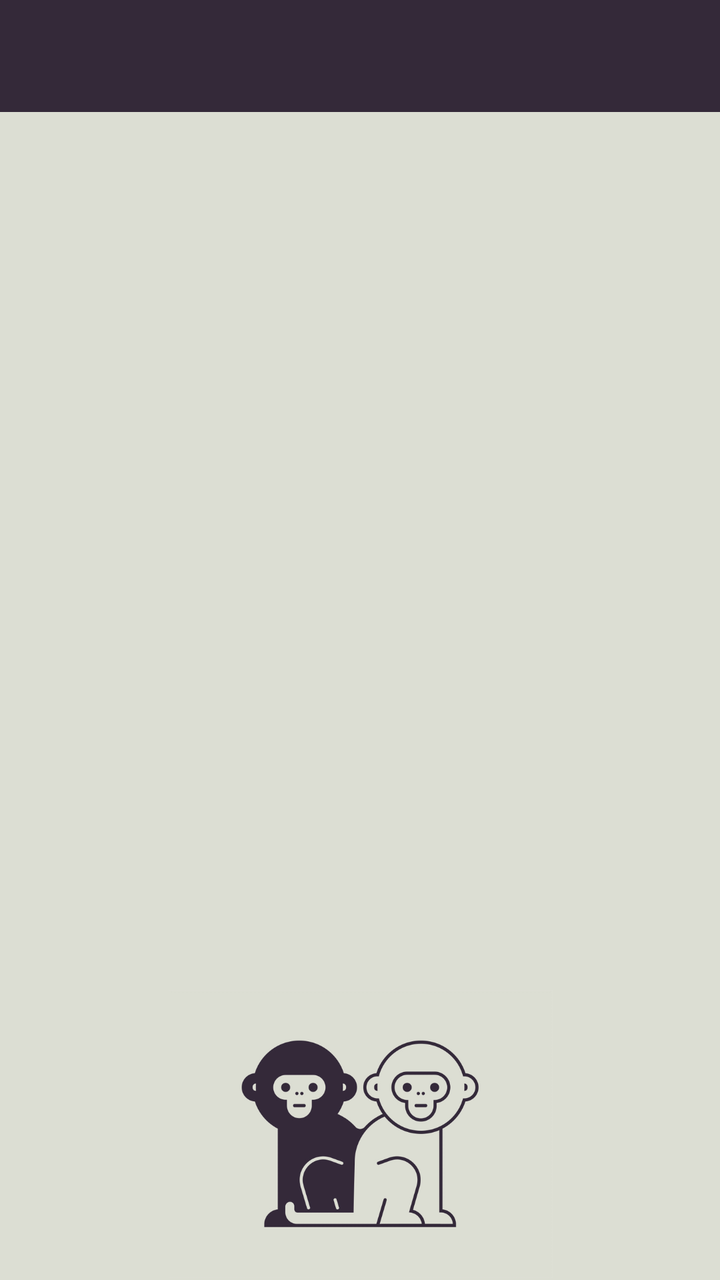
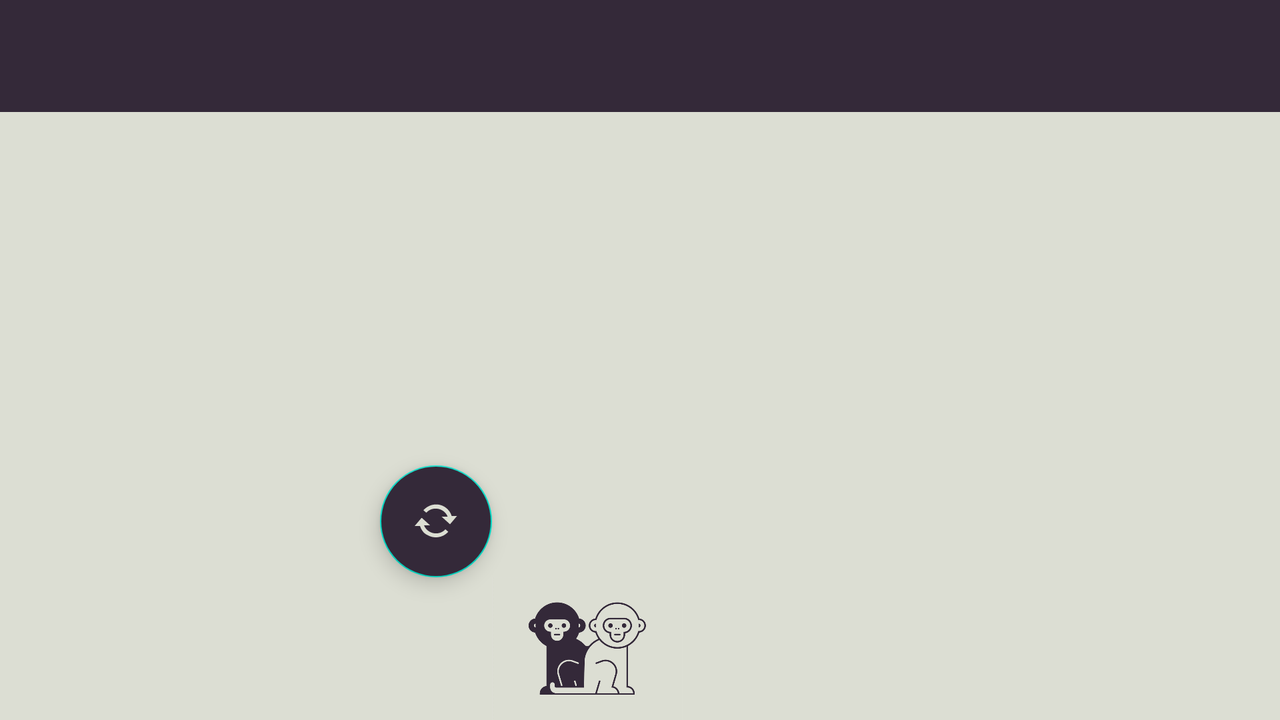

Compare how this app lays out the same screen by default and in its alternative resource folder. The renders come first, then the two layout files and the values they reference.
<!-- AndroidManifest.xml: application theme Theme.RambaZamba -->
<!-- res/layout/activity_main.xml -->
<?xml version="1.0" encoding="utf-8"?>
<androidx.constraintlayout.widget.ConstraintLayout xmlns:android="http://schemas.android.com/apk/res/android"
    xmlns:app="http://schemas.android.com/apk/res-auto"
    xmlns:tools="http://schemas.android.com/tools"
    android:layout_width="match_parent"
    android:layout_height="match_parent"
    android:background="@color/background"
    tools:context=".MainActivity">

    <ImageView
        android:id="@+id/imageView2"
        android:layout_width="241dp"
        android:layout_height="144dp"
        android:layout_marginBottom="1dp"
        app:layout_constraintBottom_toBottomOf="parent"
        app:layout_constraintEnd_toEndOf="parent"
        app:layout_constraintStart_toStartOf="parent"
        app:srcCompat="@drawable/monkeys" />

    <TextView
        android:id="@+id/TextViewActivity"
        android:layout_width="wrap_content"
        android:layout_height="wrap_content"
        android:layout_marginTop="231dp"
        android:textAlignment="center"
        android:textSize="35sp"
        app:layout_constraintEnd_toEndOf="parent"
        app:layout_constraintStart_toStartOf="parent"
        app:layout_constraintTop_toTopOf="parent" />

    <com.google.android.material.floatingactionbutton.FloatingActionButton
        android:id="@+id/generateActivityButton"
        android:layout_width="wrap_content"
        android:layout_height="wrap_content"
        android:layout_marginStart="85dp"
        android:backgroundTint="@color/secondMainColor"
        android:clickable="true"
        android:onClick="generateActivityButton"
        android:tint="@color/secondMainColor"
        android:tintMode="src_atop"
        app:layout_constraintBottom_toBottomOf="@+id/addFavoriteButton"
        app:layout_constraintStart_toStartOf="parent"
        app:layout_constraintTop_toTopOf="@+id/addFavoriteButton"
        app:srcCompat="@android:drawable/stat_notify_sync" />

    <com.google.android.material.floatingactionbutton.FloatingActionButton
        android:id="@+id/addFavoriteButton"
        android:layout_width="wrap_content"
        android:layout_height="wrap_content"
        android:layout_marginTop="150dp"
        android:layout_marginEnd="85dp"
        android:layout_marginBottom="149dp"
        android:backgroundTint="@color/secondMainColor"
        android:backgroundTintMode="src_atop"
        android:clickable="true"
        android:onClick="onFavoriteButtonClicked"
        android:tint="@color/background"
        android:tintMode="src_atop"
        app:backgroundTint="@color/secondMainColor"
        app:backgroundTintMode="src_atop"
        app:layout_constraintBottom_toTopOf="@+id/imageView2"
        app:layout_constraintEnd_toEndOf="parent"
        app:layout_constraintTop_toTopOf="@+id/TextViewActivity"
        app:srcCompat="@android:drawable/btn_star_big_off" />

    <androidx.appcompat.widget.Toolbar
        android:id="@+id/toolbar"
        android:layout_width="0dp"
        android:layout_height="wrap_content"
        android:background="?attr/colorPrimary"
        android:backgroundTint="@color/secondMainColor"
        android:minHeight="?attr/actionBarSize"
        android:theme="?attr/actionBarTheme"
        app:layout_constraintEnd_toEndOf="parent"
        app:layout_constraintStart_toStartOf="parent"
        app:layout_constraintTop_toTopOf="parent" />
</androidx.constraintlayout.widget.ConstraintLayout>
<!-- resources referenced by this layout -->
<resources>
  <color name="background">#DCDED3</color>
  <color name="secondMainColor">#342939</color>
  <!-- drawable monkeys: webp bitmap (drawable-v24, 54344 bytes) -->
  <style name="Theme.RambaZamba" parent="Theme.MaterialComponents.DayNight.NoActionBar">
          
          <item name="colorPrimary">@color/purple_500</item>
          <item name="colorPrimaryVariant">@color/purple_700</item>
          <item name="colorOnPrimary">@color/white</item>
          
          <item name="colorSecondary">@color/teal_200</item>
          <item name="colorSecondaryVariant">@color/teal_700</item>
          <item name="colorOnSecondary">@color/background</item>
          
          <item name="android:statusBarColor" tools:targetApi="l">?attr/colorPrimaryVariant</item>
          
      </style>
  <color name="purple_500">#FF6200EE</color>
  <color name="purple_700">#FF3700B3</color>
  <color name="white">#FFFFFFFF</color>
  <color name="teal_200">#FF03DAC5</color>
  <color name="teal_700">#FF018786</color>
</resources>
<!-- res/layout-land/activity_main.xml (the author's variant of the layout above) -->
<!-- drawn on the phone turned sideways -->
<?xml version="1.0" encoding="utf-8"?>
<androidx.constraintlayout.widget.ConstraintLayout xmlns:android="http://schemas.android.com/apk/res/android"
    xmlns:app="http://schemas.android.com/apk/res-auto"
    xmlns:tools="http://schemas.android.com/tools"
    android:layout_width="match_parent"
    android:layout_height="match_parent"
    android:background="@color/background"
    tools:context=".MainActivity">

    <ImageView
        android:id="@+id/imageView2"
        android:layout_width="120dp"
        android:layout_height="0dp"
        android:layout_marginStart="127dp"
        android:layout_marginEnd="125dp"
        app:layout_constraintBottom_toBottomOf="parent"
        app:layout_constraintEnd_toEndOf="@+id/addFavoriteButton"
        app:layout_constraintStart_toStartOf="@+id/generateActivityButton"
        app:layout_constraintTop_toBottomOf="@+id/generateActivityButton"
        app:srcCompat="@drawable/monkeys" />

    <TextView
        android:id="@+id/TextViewActivity"
        android:layout_width="wrap_content"
        android:layout_height="wrap_content"
        android:layout_marginStart="54dp"
        android:layout_marginBottom="72dp"
        android:textAlignment="center"
        android:textSize="35sp"
        app:layout_constraintBottom_toTopOf="@+id/generateActivityButton"
        app:layout_constraintStart_toStartOf="@+id/imageView2"
        app:layout_constraintTop_toBottomOf="@+id/toolbar" />

    <com.google.android.material.floatingactionbutton.FloatingActionButton
        android:id="@+id/generateActivityButton"
        android:layout_width="wrap_content"
        android:layout_height="wrap_content"
        android:layout_marginStart="190dp"
        android:layout_marginEnd="260dp"
        android:backgroundTint="@color/secondMainColor"
        android:clickable="true"
        android:onClick="generateActivityButton"
        android:tint="@color/secondMainColor"
        android:tintMode="src_atop"
        app:layout_constraintBottom_toTopOf="@+id/imageView2"
        app:layout_constraintEnd_toStartOf="@+id/addFavoriteButton"
        app:layout_constraintStart_toStartOf="parent"
        app:layout_constraintTop_toBottomOf="@+id/TextViewActivity"
        app:srcCompat="@android:drawable/stat_notify_sync" />

    <com.google.android.material.floatingactionbutton.FloatingActionButton
        android:id="@+id/addFavoriteButton"
        android:layout_width="0dp"
        android:layout_height="0dp"
        android:layout_marginEnd="245dp"
        android:backgroundTint="@color/secondMainColor"
        android:backgroundTintMode="src_atop"
        android:clickable="true"
        android:onClick="onFavoriteButtonClicked"
        android:tint="@color/background"
        android:tintMode="src_atop"
        app:backgroundTint="@color/secondMainColor"
        app:backgroundTintMode="src_atop"
        app:layout_constraintBottom_toTopOf="@+id/imageView2"
        app:layout_constraintEnd_toEndOf="parent"
        app:layout_constraintStart_toEndOf="@+id/generateActivityButton"
        app:layout_constraintTop_toTopOf="@+id/generateActivityButton"
        app:srcCompat="@android:drawable/btn_star_big_off" />

    <androidx.appcompat.widget.Toolbar
        android:id="@+id/toolbar"
        android:layout_width="0dp"
        android:layout_height="wrap_content"
        android:layout_marginBottom="58dp"
        android:background="?attr/colorPrimary"
        android:backgroundTint="@color/secondMainColor"
        android:minHeight="?attr/actionBarSize"
        android:theme="?attr/actionBarTheme"
        app:layout_constraintBottom_toTopOf="@+id/TextViewActivity"
        app:layout_constraintEnd_toEndOf="parent"
        app:layout_constraintStart_toStartOf="parent"
        app:layout_constraintTop_toTopOf="parent" />
</androidx.constraintlayout.widget.ConstraintLayout>
